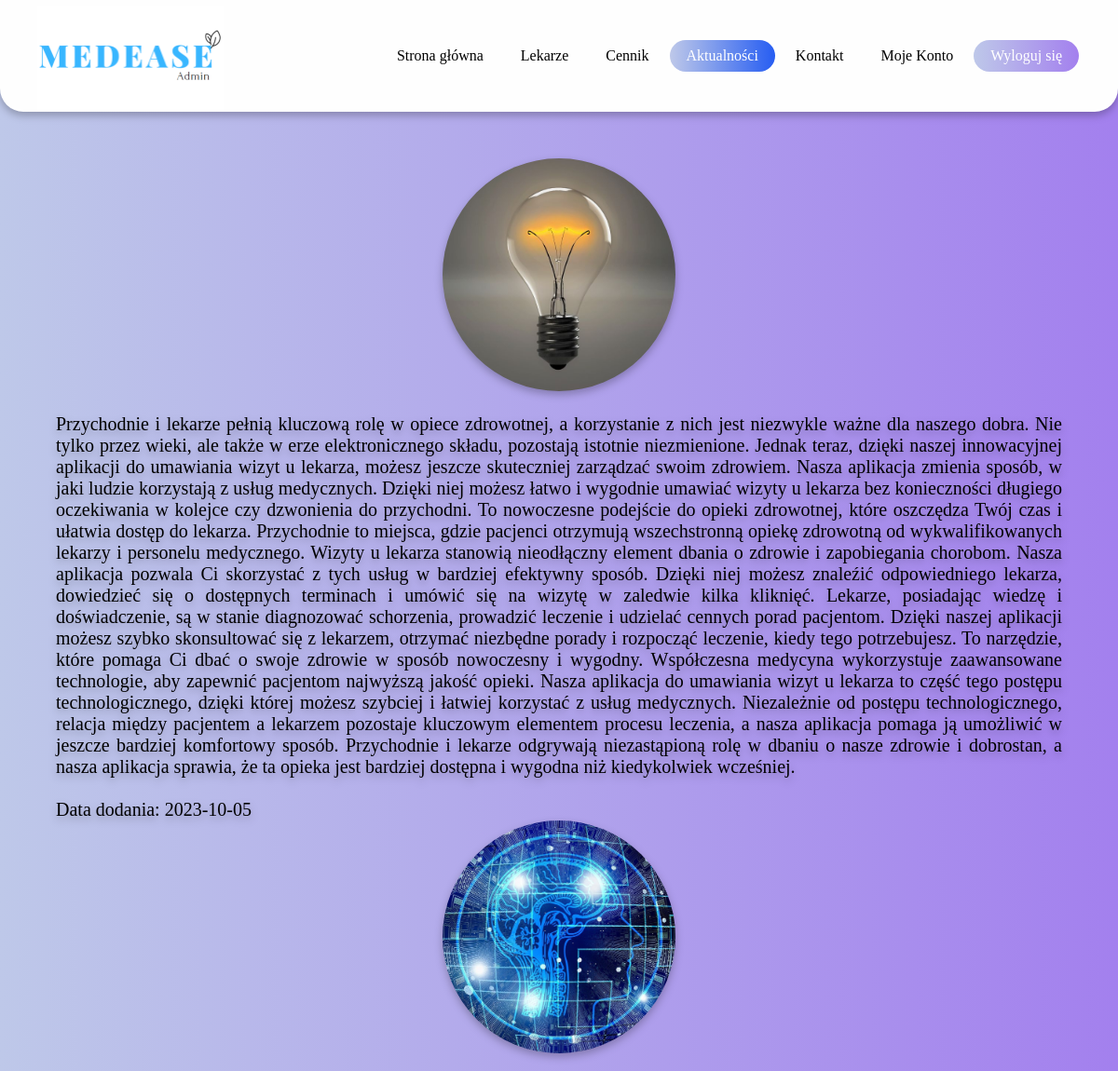
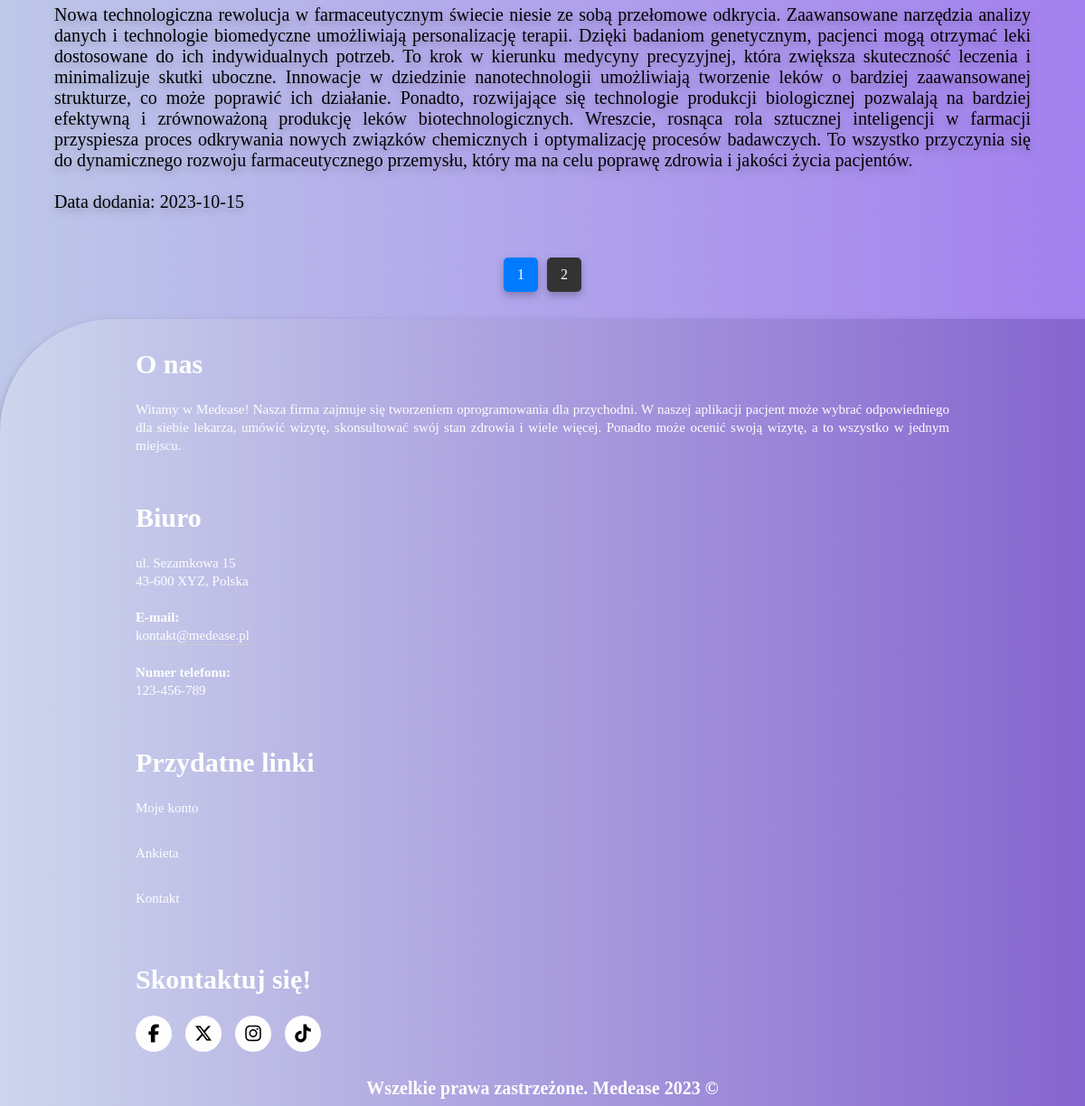
Screenshot of /userSite/blog.php (signed in) with the database file from the repository (2 pictures, top to bottom).
### tables this page shows
CREATE TABLE `blog` (
  `id` int(11) NOT NULL AUTO_INCREMENT,
  `tekst` text NOT NULL,
  `obrazek` varchar(255) DEFAULT NULL,
  `dat` date NOT NULL,
  PRIMARY KEY (`id`)
);

### userSite/blog.php (the view, shortened to what this page needs)
<?php
require '../Logowanie/config.php';
if (!empty($_SESSION["id"])) {
    $id = $_SESSION["id"];
    $result = mysqli_query($conn, "SELECT * FROM users WHERE id =$id");
    $row = mysqli_fetch_assoc($result);
    $userType = $row["role"];
}
?>
<!DOCTYPE html>
<html lang="en">
<head>
    <link rel="stylesheet" href="/style.css">
</head>
<body>
    <header>
        <div class="logo">
            <?php
            if ($userType === 'user') {
                echo '<a href="/indexLogged.php"> <img src="/images/medease.png"></a>';
            } elseif ($userType === 'doctor') {
                echo '<a href="/indexLogged.php"> <img src="/images/medease_doctor.png"></a>';
            } elseif ($userType === 'admin') {
                echo '<a href="/indexLogged.php"> <img src="/images/medease_admin.png"></a>';
            } else {
                echo '<a href="/indexLogged.php"> <img src="/images/medease.png"></a>';
            }
            ?>
        </div>
        <nav>
            <ul>
                <li>
                    <a href="/indexLogged.php">Strona główna</a>
                </li>
                <li>
                    <a href="lekarze.php">Lekarze</a>
                </li>
                <li>
                    <a href="cennik.php">Cennik</a>
                </li>
                <li>
                    <a href="blog.php" class="active2">Aktualności</a>
                </li>
                <li>
                    <a href="contact.php">Kontakt</a>
                </li>
                <?php
                if ($userType === 'user') {
                    echo '<li><a href="/userSite/myAccount.php">Moje konto</a></li>';
                } elseif ($userType === 'doctor') {
                    echo '<li><a href="/doctorSite/doctorFirstSite.php">Moje konto</a></li>';
                } elseif ($userType === 'admin') {
                    echo '<li><a href="/adminSite/adminAccount.php">Moje Konto</a></li>';
                }
                ?>
                <li>
                    <a href="/Logowanie/logout.php" class="active">Wyloguj się</a>
                </li>
            </ul>
        </nav>
    </header>
    <div class="blog-strona">
        <?php
        $posts_per_page = 2;
        $page = isset($_GET['page']) ? intval($_GET['page']) : 1;
        $offset = ($page - 1) * $posts_per_page;
        $sql = "SELECT * FROM blog LIMIT $posts_per_page OFFSET $offset";
        $result = $conn->query($sql);
        if ($result->num_rows > 0) {
            while ($row = $result->fetch_assoc()) {
                echo '<div class="blog-obrazek">';
                echo '<img src="/adminSite/uploads/' . $row['obrazek'] . '" alt="">';
                echo '</div>';
                echo '<div class="blog-tekst">';
                echo '<p>' . $row['tekst'] . '</p>';
                echo '<p> </br> Data dodania: ' . $row['dat'] . '</p>';
                echo '</div>';
            }
        } else {
            echo "Brak danych do wyświetlenia.";
        }
        $total_posts_sql = "SELECT COUNT(*) as total FROM blog";
        $total_posts_result = $conn->query($total_posts_sql);
        $total_posts = $total_posts_result->fetch_assoc()['total'];
        $total_pages = ceil($total_posts / $posts_per_page);
        if ($total_pages > 1) {
            echo '<div class="pagination">';
            for ($i = 1; $i <= $total_pages; $i++) {
                $active_class = ($i == $page) ? 'active' : '';
                echo '<a class="' . $active_class . '" href="blog.php?page=' . $i . '">' . $i . '</a>';
            }
            echo '</div>';
        }
        ?>
    </div>
    <footer>
        <div class="foo">
            <div class="col-1">
                <h1>O nas</h1>
                <p class="footer-text">Witamy w Medease! Nasza firma zajmuje się tworzeniem oprogramowania dla przychodni. W naszej aplikacji pacjent może wybrać odpowiedniego dla siebie lekarza, umówić wizytę, skonsultować
                    swój stan zdrowia i wiele więcej. Ponadto może ocenić swoją wizytę, a to wszystko w jednym miejscu.</p>
            </div>
            <div class="col-1">
                <h1>Biuro</h1>
                <p class="footer-text">ul. Sezamkowa 15</p>
                <p>43-600 XYZ, Polska</p>
                <p class="email-id"><b>E-mail:</b> <br> kontakt@medease.pl</p>
                <p><b>Numer telefonu: </b> <br> 123-456-789</p>
            </div>
            <div class="col-1">
                <h1>Przydatne linki</h1>
                <ul>
                    <li><a href="/userSite/myAccount.php">Moje konto</a></li>
                    <li><a href="/userSite/analizeForm.php">Ankieta</a></li>
                    <li><a href="/userSite/contact.php">Kontakt</a></li>
                </ul>
            </div>
            <div class="col-1">
                <h1>Skontaktuj się!</h1>
                <div class="sociale">
                    <a href="https://www.facebook.com/">
                        <div class="circle"><i class="fa-brands fa-facebook-f"></i></div>
                    </a>
                    <a href="https://twitter.com/">
                        <div class="circle"><i class="fa-brands fa-x-twitter"></i></div>
                    </a>
                    <a href="https://instagram.com/">
                        <div class="circle"><i class="fa-brands fa-instagram"></i></div>
                    </a>
                    <a href="https://tiktok.com/">
                        <div class="circle"><i class="fa-brands fa-tiktok"></i></div>
                    </a>
                </div>
            </div>
        </div>
        <p class="copyright"> Wszelkie prawa zastrzeżone. Medease 2023 ©</p>
    </footer>
</body>
</html>

### style.css (style rules this page uses)
* { padding: 0; margin: 0; box-sizing: border-box; font-family: 'Poppins'; list-style: none; text-decoration: none; }
body { background: linear-gradient(to right, #BEC8E9, #a380ee); filter: drop-shadow(0px 4px 4px rgba(0, 0, 0, 0.25)); }
img { width: 100%; }
header { width: 100%; height: 120px; background: #fefefe; display: flex; align-items: center; justify-content: space-between; padding: 0 40px; border-radius: 0 0 25px 25px; margin: 0 auto; }
.logo { width: 200px; margin-top: 8px; }
nav ul { display: flex; }
nav ul li a { color: black; display: block; margin: 0 2px; font-weight: 0; padding: 8px 18px; transition: 0.2s; border-radius: 30px; }
nav ul li a.active { background: linear-gradient(to right, #BEC8E9, #a380ee); color: white; }
nav ul li a.active2 { background: linear-gradient(to right, #BEC8E9, #265df2); color: white; }
footer { width: 100%; position: absolute; bottom: 0; background: linear-gradient(to right, #cdd6ed, #8665cf); color: #fefefe; padding: 10px 0; border-top-left-radius: 125px; font-size: 15px; line-height: 20px; }
.foo { width: 80%; margin: auto; display: flex; flex-wrap: wrap; align-items: flex-start; justify-content: space-between; }
.col-1 { flex-basis: 25%; padding: 30px; }
.email-id { width: fit-content; border-bottom: 1px solid #ccc; margin: 20px 0; }
.col-1 ul li { margin-top: 30px; list-style: none; margin-bottom: 10px; }
.col-1 ul li a { text-decoration: none; color: #fefefe; }
.sociale { margin-top: 30px; display: flex; align-items: center; }
.sociale .circle { font-size: 20px; color: #000; background: #fefefe; width: 40px; height: 40px; border-radius: 50%; text-align: center; line-height: 40px; margin-right: 15px; cursor: pointer; }
.copyright { font-size: 20px; text-align: center; font-weight: 700; }
.footer-text { margin-top: 30px; text-align: justify; }
.pagination { display: flex; justify-content: center; margin-top: 50px; }
.pagination a { display: block; padding: 10px 15px; margin: 0 5px; background-color: #333; color: #fff; text-decoration: none; border-radius: 5px; }
.pagination a.active { background-color: #007BFF; }
.blog-obrazek img { width: 250px; height: 250px; border-radius: 50%; }
.blog-tekst { text-align: justify; width: 90%; font-size: 20px; margin: 0 auto; margin-top: 20px; }
.blog-strona { height: auto; display: flex; flex-direction: column; text-align: center; margin-top: 50px; padding-bottom: 370px; }
@media (max-width: 1500px) { .blog-strona { height: auto; padding-bottom: 30px; } }
@media (max-width: 1500px) { footer { bottom: unset; } }
@media (max-width: 1500px) { .col-1 { flex-basis: 100%; } }

### rows the page displays
blog: obrazek (picture), tekst "Przychodnie i lekarze pełnią kluczową rolę w opiece zdrowotnej, a korzystanie z nich jest niezwykle ważne dla naszego dobra. Nie tylko przez wieki, ale także w erze elektronicznego składu, pozostają istotnie niezmienione. Jednak teraz, dzięki naszej innowacyjnej aplikacji do umawiania wizyt u lekarza, możesz jeszcze skuteczniej zarządzać swoim zdrowiem. Nasza aplikacja zmienia sposób, w jaki ludzie korzystają z usług medycznych. Dzięki niej możesz łatwo i wygodnie umawiać wizyty u lekarza bez konieczności długiego oczekiwania w kolejce czy dzwonienia do przychodni. To nowoczesne podejście do opieki zdrowotnej, które oszczędza Twój czas i ułatwia dostęp do lekarza. Przychodnie to miejsca,…", dat "2023-10-05"
blog: obrazek (picture), tekst "Nowa technologiczna rewolucja w farmaceutycznym świecie niesie ze sobą przełomowe odkrycia. Zaawansowane narzędzia analizy danych i technologie biomedyczne umożliwiają personalizację terapii. Dzięki badaniom genetycznym, pacjenci mogą otrzymać leki dostosowane do ich indywidualnych potrzeb. To krok w kierunku medycyny precyzyjnej, która zwiększa skuteczność leczenia i minimalizuje skutki uboczne. Innowacje w dziedzinie nanotechnologii umożliwiają tworzenie leków o bardziej zaawansowanej strukturze, co może poprawić ich działanie. Ponadto, rozwijające się technologie produkcji biologicznej pozwalają na bardziej efektywną i zrównoważoną produkcję leków biotechnologicznych. Wreszcie, rosnąca…", dat "2023-10-15"
